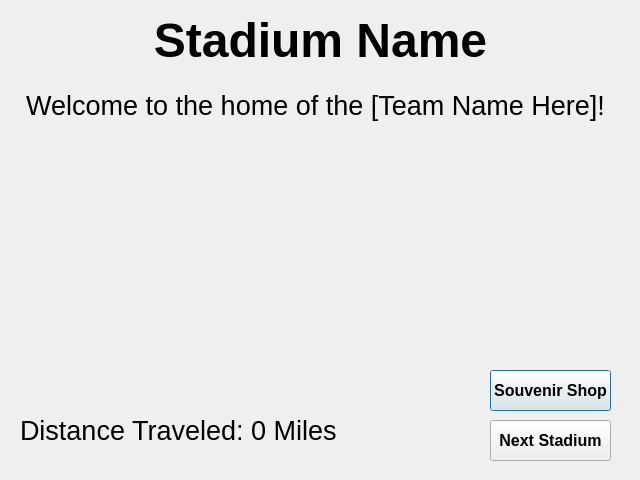
<?xml version="1.0" encoding="UTF-8"?>
<ui version="4.0">
 <class>StadiumTripPage</class>
 <widget class="QDialog" name="StadiumTripPage">
  <property name="geometry">
   <rect>
    <x>0</x>
    <y>0</y>
    <width>640</width>
    <height>480</height>
   </rect>
  </property>
  <property name="windowTitle">
   <string>Dialog</string>
  </property>
  <widget class="QLabel" name="StadiumText">
   <property name="geometry">
    <rect>
     <x>0</x>
     <y>0</y>
     <width>641</width>
     <height>81</height>
    </rect>
   </property>
   <property name="font">
    <font>
     <pointsize>36</pointsize>
     <bold>true</bold>
    </font>
   </property>
   <property name="text">
    <string>Stadium Name</string>
   </property>
   <property name="alignment">
    <set>Qt::AlignCenter</set>
   </property>
  </widget>
  <widget class="QPushButton" name="Shop_Button">
   <property name="geometry">
    <rect>
     <x>490</x>
     <y>370</y>
     <width>121</width>
     <height>41</height>
    </rect>
   </property>
   <property name="font">
    <font>
     <pointsize>12</pointsize>
     <bold>true</bold>
    </font>
   </property>
   <property name="text">
    <string>Souvenir Shop</string>
   </property>
  </widget>
  <widget class="QPushButton" name="Next_Button">
   <property name="geometry">
    <rect>
     <x>490</x>
     <y>420</y>
     <width>121</width>
     <height>41</height>
    </rect>
   </property>
   <property name="font">
    <font>
     <pointsize>12</pointsize>
     <bold>true</bold>
    </font>
   </property>
   <property name="text">
    <string>Next Stadium</string>
   </property>
  </widget>
  <widget class="QLabel" name="WelcomeText">
   <property name="geometry">
    <rect>
     <x>0</x>
     <y>70</y>
     <width>631</width>
     <height>71</height>
    </rect>
   </property>
   <property name="font">
    <font>
     <pointsize>20</pointsize>
     <bold>false</bold>
    </font>
   </property>
   <property name="text">
    <string>Welcome to the home of the [Team Name Here]!</string>
   </property>
   <property name="alignment">
    <set>Qt::AlignCenter</set>
   </property>
  </widget>
  <widget class="QLabel" name="DistanceText">
   <property name="geometry">
    <rect>
     <x>20</x>
     <y>400</y>
     <width>391</width>
     <height>61</height>
    </rect>
   </property>
   <property name="font">
    <font>
     <pointsize>20</pointsize>
     <bold>false</bold>
    </font>
   </property>
   <property name="text">
    <string>Distance Traveled: 0 Miles</string>
   </property>
   <property name="alignment">
    <set>Qt::AlignLeading|Qt::AlignLeft|Qt::AlignVCenter</set>
   </property>
  </widget>
 </widget>
 <resources/>
 <connections/>
</ui>
